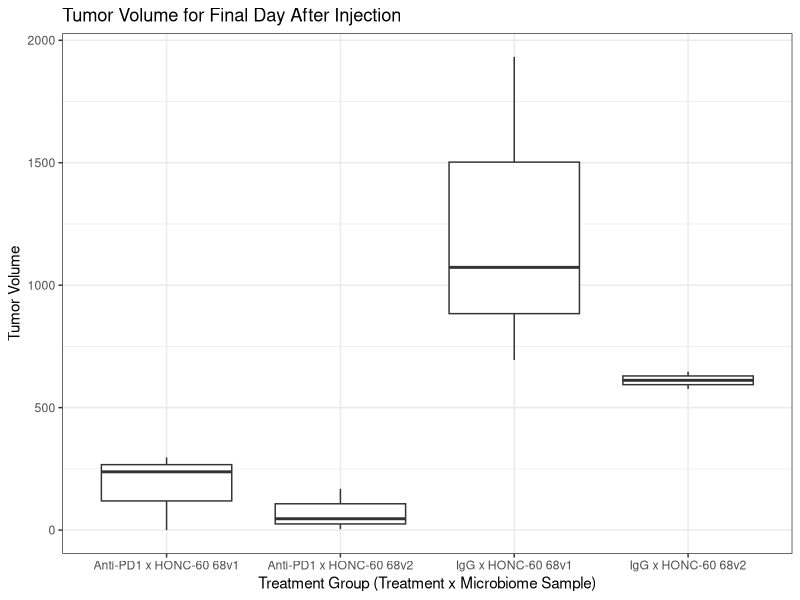
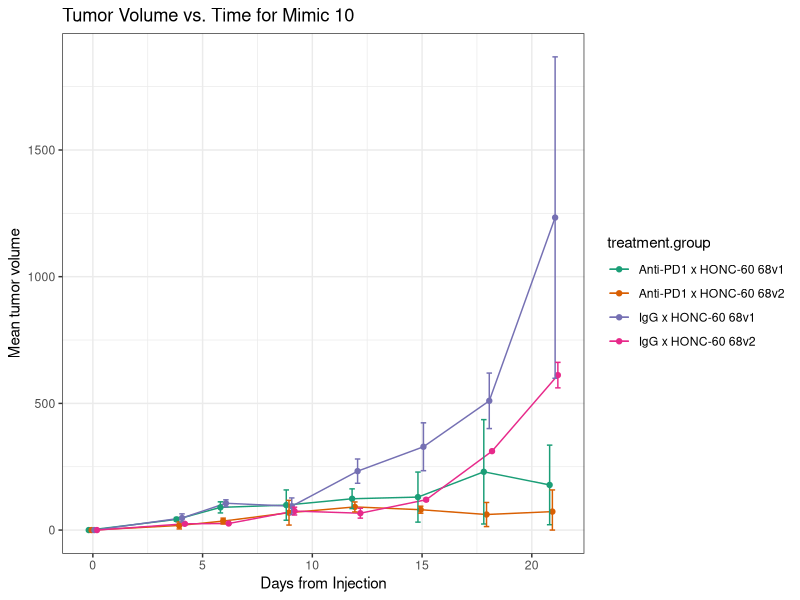
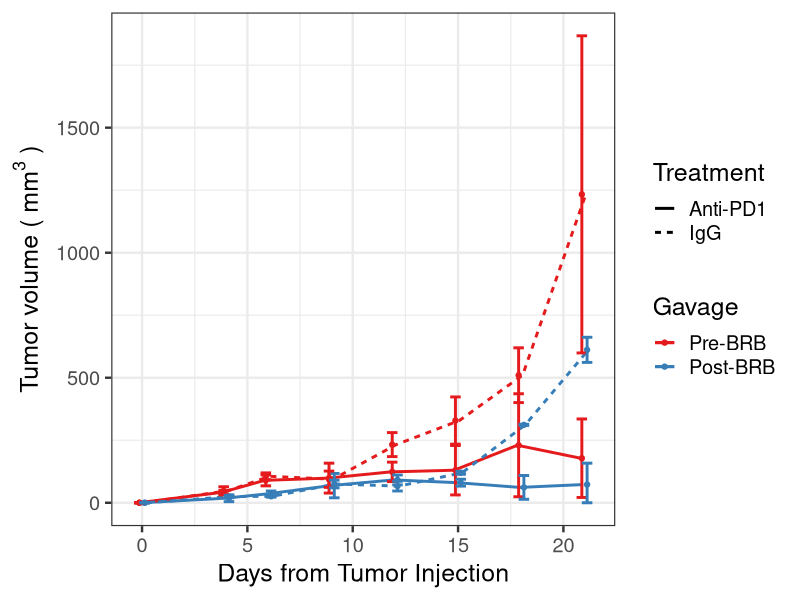
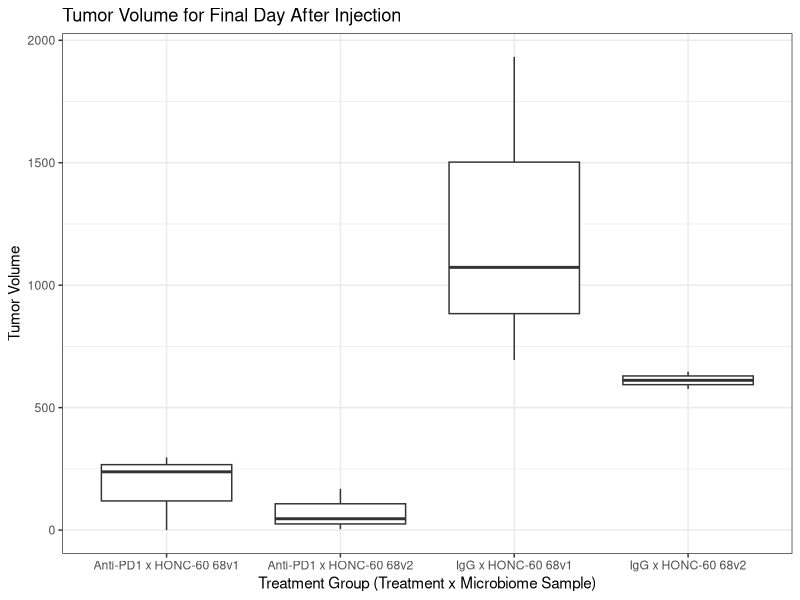
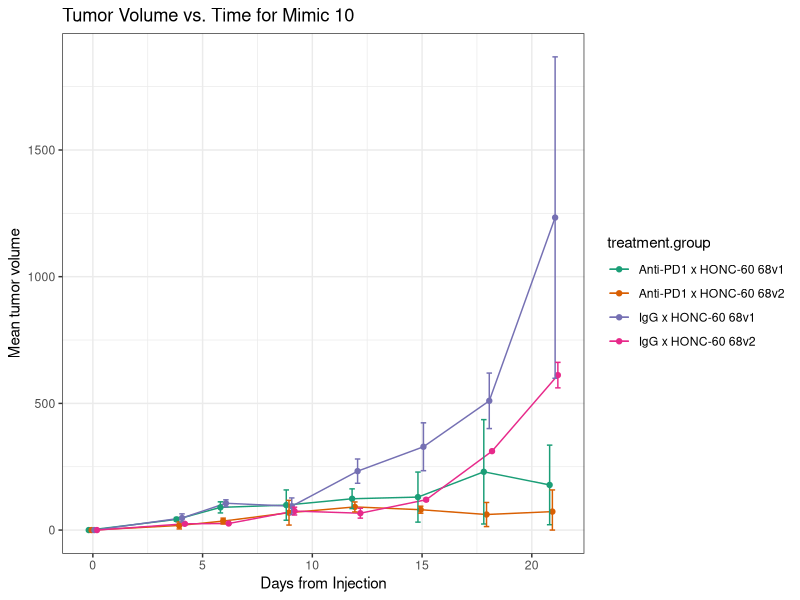
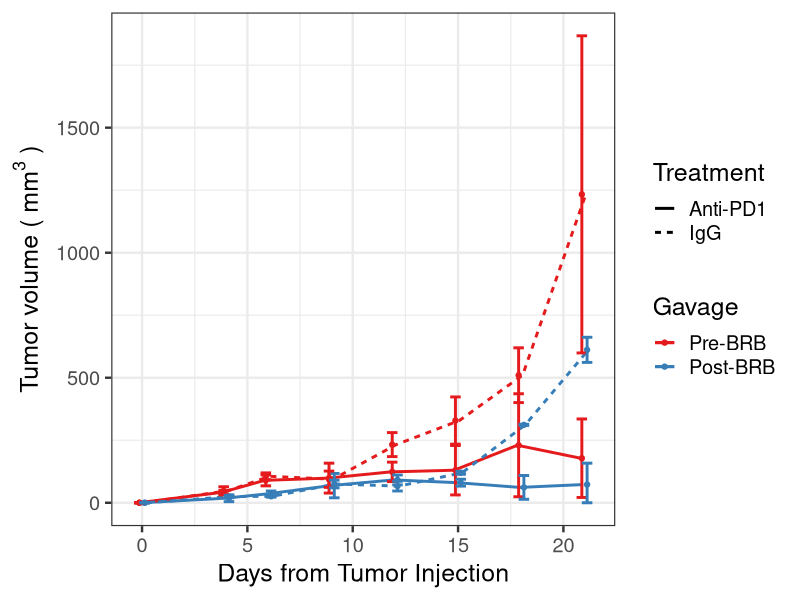

Reproduce these figures in R, in order.
## ---- chunk 1
knitr::opts_chunk$set(echo = TRUE)
library(tidyverse)
library(readxl)
## ---- chunk 2

processed.data <- read.csv("../data/2022-06-28_tumor-size_R-formatted.csv") 

mim10.processed <-
  processed.data %>%
  filter(experiment == "mimic10") %>%
  mutate(treatment.group = paste(treatment, microbiome.sample, sep = " x "))

## ---- chunk 3

final.mimic10 <-
  mim10.processed %>%
  filter(days.from.injection == 21)

final.mimic10 %>%
  ggplot(aes(x = treatment.group, y = tumor.volume)) +
  geom_boxplot() +
  theme_bw() +
  ggtitle("Tumor Volume for Final Day After Injection") +
  xlab("Treatment Group (Treatment x Microbiome Sample)") + 
  ylab("Tumor Volume")

ggsave("../figures/tumorvolume-mimic10-boxplot.png", width = 9, height = 5)

## ---- chunk 4

mean.mimic10 <-
  mim10.processed %>%
  group_by(treatment.group, days.from.injection) %>%
  summarize(mean = mean(tumor.volume),
            sd = sd(tumor.volume)) %>%
  ungroup() %>%
  mutate(lwr = mean - sd,
         upr = mean + sd) %>%
  mutate(lwr = if_else(lwr < 0, 0, lwr)) 

mean.mimic10 %>%
  ggplot(aes(x = days.from.injection, y = mean,
             group = treatment.group, color = treatment.group)) +
  geom_line(position = position_dodge(width = .5))+
  geom_point(position = position_dodge(width = .5))+
  labs(title = "Tumor Volume vs. Time for Mimic 10", x = "Days from Injection", y = "Mean tumor volume") +
  theme_bw() +
  scale_color_brewer(palette = "Dark2") +
  geom_errorbar(aes(ymin = lwr, ymax = upr),
                width = 1,
                position = position_dodge(width = .5))

ggsave("../figures/tumorvolume-mimic10-lineplot.png", width = 10, height = 7)


## ---- chunk 5
mean.mimic10 %>%
  mutate(Gavage = if_else(grepl("v1", treatment.group),
                          true = "Pre-BRB",
                          false = "Post-BRB"),
         Treatment = if_else(grepl("Anti", treatment.group),
                             true = "Anti-PD1",
                             false = "IgG")) %>%
  mutate(Gavage = fct_relevel(Gavage, c("Pre-BRB"))) %>%
  ggplot(aes(x = days.from.injection, y = mean)) +
  geom_line(aes(group = treatment.group,
                color = Gavage,
                linetype = Treatment), 
            position = position_dodge(width = .5),
            lwd = 1) + 
  geom_point(aes(color = Gavage), 
             position = position_dodge(width = .5))+
  labs(x = "Days from Tumor Injection", 
       y = expression("Tumor volume ("~mm^3~")"))  +
  theme_bw(base_size = 18) +
  scale_color_brewer(palette = "Set1") +
  geom_errorbar(aes(ymin = lwr, 
                    ymax = upr,
                    color = Gavage),
                width = 1,
                position = position_dodge(width = .5),
                lwd = 1)

ggsave("../figures/ACC22_tumorvolume_mimic10_lineplot.png", 
       height = 4, width = 6)


